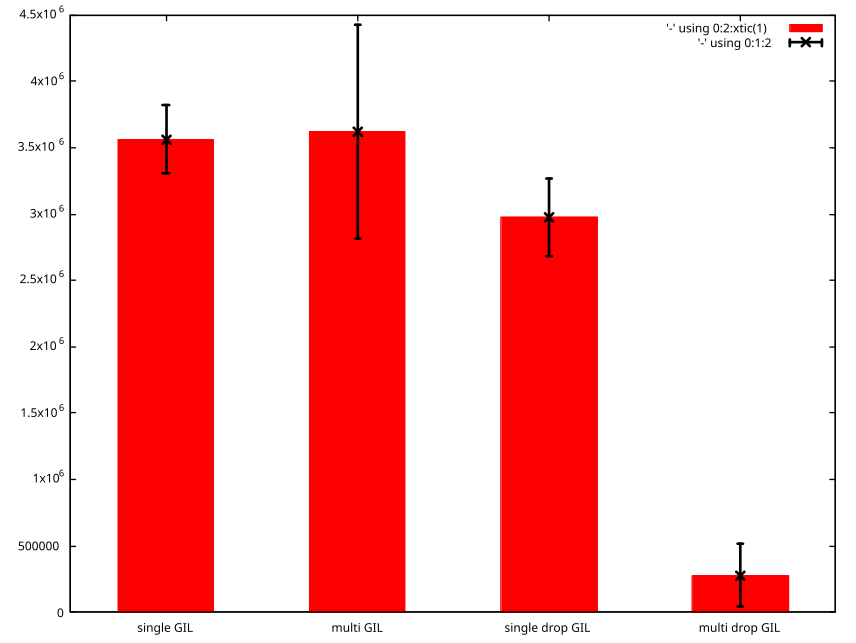

Reproduce this figure in gnuplot.

set style line 1 lc rgb "red"
set style line 2 lc rgb "blue"

set boxwidth 0.5
set style fill solid

plot '-' using 0:2:xtic(1) with boxes ls 1, '-' using 0:1:2 with yerrorbars lc rgb 'black' lw 2
"single GIL" 3561092.83 256499.85
"multi GIL" 3618501.08 802961.93
"single drop GIL" 2978816.49 291618.80
"multi drop GIL" 281212.77 233375.12
e
3561092.83 256499.85
3618501.08 802961.93
2978816.49 291618.80
281212.77 233375.12
e

pause(-1)
